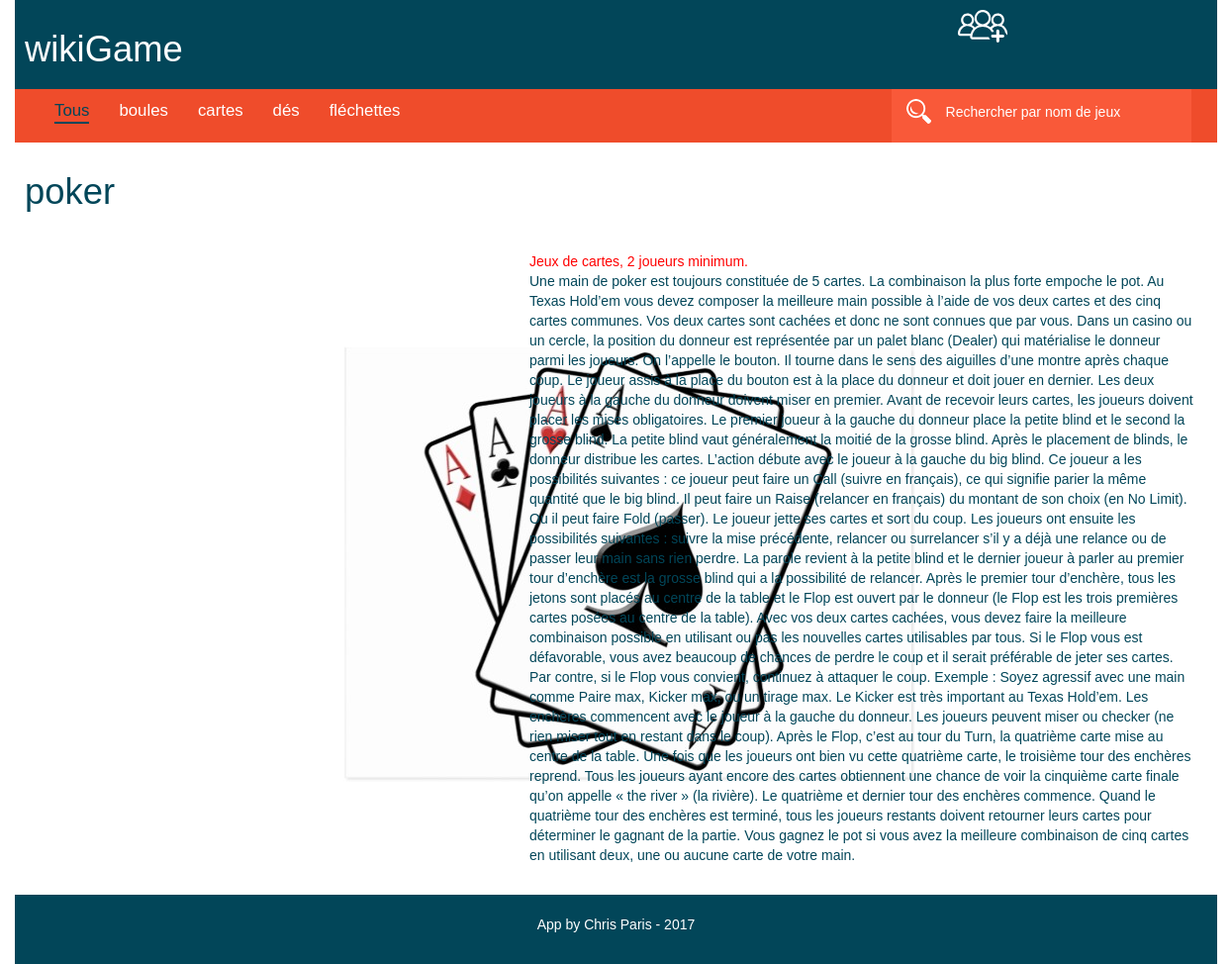
Page /templates/fiche.php?id=3 on the committed database.
### tables this page shows
CREATE TABLE IF NOT EXISTS jeux (
  id int(11) NOT NULL AUTO_INCREMENT,
  nom varchar(255) NOT NULL,
  regle text NOT NULL,
  nbr_joueur int(2) DEFAULT NULL,
  image varchar(50) NOT NULL,
  id_type int(2) NOT NULL,
  date_creation datetime NOT NULL DEFAULT CURRENT_TIMESTAMP,
  id_uploader int(11) NOT NULL,
  PRIMARY KEY (id),
  UNIQUE KEY nom (nom)
);

CREATE TABLE IF NOT EXISTS genre (
  id int(10) UNSIGNED NOT NULL AUTO_INCREMENT,
  type varchar(25) NOT NULL,
  PRIMARY KEY (id),
  UNIQUE KEY type (type)
);

### libs/functions.php (called while the page is built, shortened)
<?php
function listGame() {
		global $db;
		$sql = 'SELECT * FROM jeux INNER JOIN genre ON genre.id = jeux.id_type';
		$request = $db->query($sql);
		return $request->fetchall();
	}
?>

### templates/fiche.php (the view)
<?php
$url = $_SERVER['DOCUMENT_ROOT'] . '/WikiGame/';
include($url . 'templates/header.php'); ?>
<section id="fiche">
<?php
	foreach (listGame() as $key => $value) {
		if ($_GET['id'] == $key) { ?>
			<h1><?= $value['nom']; ?></h1>
			<div id="content-fiche">
				<div id="image-fiche">
					<img src="/WikiGame/images/<?= $value['image']; ?>" alt="<?= $value['nom']; ?>" />
				</div>
				<div id="text-fiche">
					<span><?= "Jeux de " . $value['type'] . ", " . $value['nbr_joueur'] . " joueurs minimum."; ?></span><br />
					<p><?= $value['regle']; ?></p>
				</div>
			</div>
		<?php }
	}
?>
</section>
<?php include ($url . 'templates/footer.php'); ?>

### css/style.css (style rules this page uses)
* { margin: 0; padding: 0; font-family: sans-serif; font-size: 1em; list-style-type: none; text-decoration: none; outline: none; }
h1 { font-size: 2.6em; color: #FFFFFF; padding: 10px; }
span { color: red; }
#fiche { width: 100%; color: #024659; display: }
#fiche h1 { color: #024659 }
#fiche div { padding: 10px; }
#content-fiche { display: flex; }
#image-fiche { max-width: 500px; }

### rows in the picture
jeux: nom "poker", image (picture), genre.type "cartes", nbr_joueur "2", regle "Une main de poker est toujours constituée de 5 cartes. La combinaison la plus forte empoche le pot. Au Texas Hold’em vous devez composer la meilleure main possible à l’aide de vos deux cartes et des cinq cartes communes. Vos deux cartes sont cachées et donc ne sont connues que par vous. Dans un casino ou un cercle, la position du donneur est représentée par un palet blanc (Dealer) qui matérialise le donneur parmi les joueurs. On l’appelle le bouton. Il tourne dans le sens des aiguilles d’une montre après chaque coup. Le joueur assis à la place du bouton est à la place du donneur et doit jouer en dernier. Les deux joueurs à la gauche du donneur doivent miser en premier. Avant de recevoir…"

### other values in the picture
$value "boules"
$value "cartes"
$value "dés"
$value "fléchettes"
